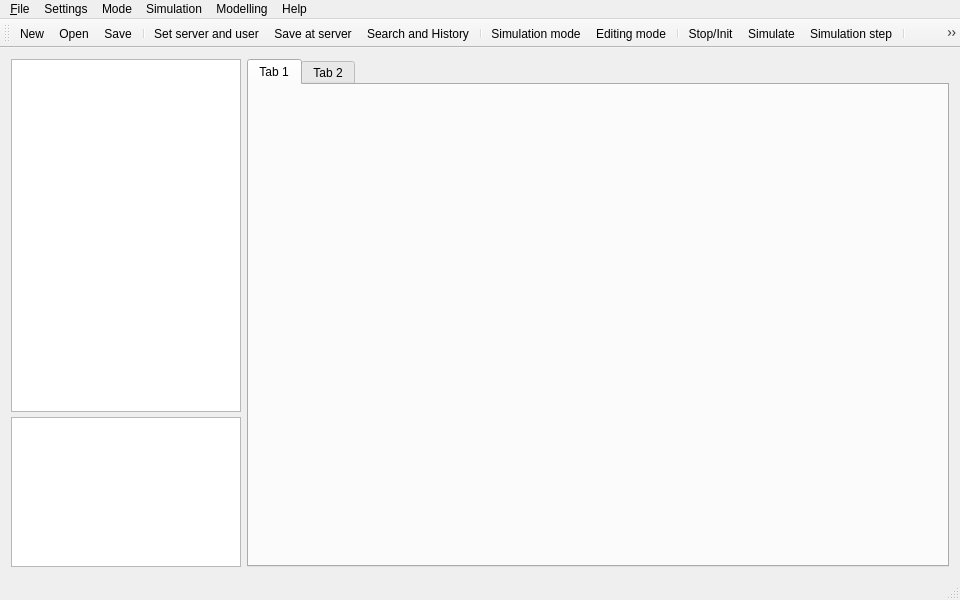
<?xml version="1.0" encoding="UTF-8"?>
<ui version="4.0">
 <class>MainWindow</class>
 <widget class="QMainWindow" name="MainWindow">
  <property name="geometry">
   <rect>
    <x>0</x>
    <y>0</y>
    <width>960</width>
    <height>600</height>
   </rect>
  </property>
  <property name="windowTitle">
   <string>MainWindow</string>
  </property>
  <widget class="QWidget" name="centralWidget">
   <layout class="QHBoxLayout" name="horizontalLayout_2">
    <item>
     <layout class="QHBoxLayout" name="horizontalLayout">
      <item>
       <layout class="QVBoxLayout" name="verticalLayout">
        <property name="spacing">
         <number>5</number>
        </property>
        <property name="sizeConstraint">
         <enum>QLayout::SetDefaultConstraint</enum>
        </property>
        <item>
         <widget class="QTreeView" name="treeView">
          <property name="sizePolicy">
           <sizepolicy hsizetype="Fixed" vsizetype="Expanding">
            <horstretch>0</horstretch>
            <verstretch>0</verstretch>
           </sizepolicy>
          </property>
          <property name="maximumSize">
           <size>
            <width>230</width>
            <height>16777215</height>
           </size>
          </property>
         </widget>
        </item>
        <item>
         <widget class="QTextEdit" name="textEdit">
          <property name="sizePolicy">
           <sizepolicy hsizetype="Fixed" vsizetype="Fixed">
            <horstretch>0</horstretch>
            <verstretch>0</verstretch>
           </sizepolicy>
          </property>
          <property name="maximumSize">
           <size>
            <width>230</width>
            <height>150</height>
           </size>
          </property>
          <property name="frameShape">
           <enum>QFrame::StyledPanel</enum>
          </property>
          <property name="frameShadow">
           <enum>QFrame::Raised</enum>
          </property>
          <property name="lineWidth">
           <number>0</number>
          </property>
          <property name="midLineWidth">
           <number>1</number>
          </property>
          <property name="verticalScrollBarPolicy">
           <enum>Qt::ScrollBarAlwaysOff</enum>
          </property>
          <property name="horizontalScrollBarPolicy">
           <enum>Qt::ScrollBarAlwaysOff</enum>
          </property>
         </widget>
        </item>
       </layout>
      </item>
      <item>
       <widget class="QTabWidget" name="tabWidget">
        <property name="currentIndex">
         <number>0</number>
        </property>
        <widget class="QWidget" name="tab">
         <attribute name="title">
          <string>Tab 1</string>
         </attribute>
        </widget>
        <widget class="QWidget" name="tab_2">
         <attribute name="title">
          <string>Tab 2</string>
         </attribute>
        </widget>
       </widget>
      </item>
     </layout>
    </item>
   </layout>
  </widget>
  <widget class="QMenuBar" name="menuBar">
   <property name="geometry">
    <rect>
     <x>0</x>
     <y>0</y>
     <width>960</width>
     <height>21</height>
    </rect>
   </property>
   <widget class="QMenu" name="menu_File">
    <property name="title">
     <string>&amp;File</string>
    </property>
    <addaction name="actionNew_net"/>
    <addaction name="actionOpen"/>
    <addaction name="actionSave"/>
    <addaction name="actionSave_at_server"/>
    <addaction name="separator"/>
    <addaction name="actionExport_to_pdf"/>
    <addaction name="separator"/>
    <addaction name="action_Quit"/>
   </widget>
   <widget class="QMenu" name="menuEdit">
    <property name="title">
     <string>Simulation</string>
    </property>
    <addaction name="actionStop"/>
    <addaction name="actionSimulate"/>
    <addaction name="actionShow_result"/>
   </widget>
   <widget class="QMenu" name="menuSettings">
    <property name="title">
     <string>Settings</string>
    </property>
    <addaction name="actionSet_server"/>
    <addaction name="actionSearch_nets"/>
    <addaction name="actionVisual_options"/>
    <addaction name="actionNew_user"/>
   </widget>
   <widget class="QMenu" name="menuHelp">
    <property name="title">
     <string>Help</string>
    </property>
    <addaction name="actionAbout"/>
    <addaction name="actionHelp"/>
   </widget>
   <widget class="QMenu" name="menuModeling">
    <property name="title">
     <string>Modelling</string>
    </property>
    <addaction name="properties_mode"/>
    <addaction name="actionTransition"/>
    <addaction name="actionPlace"/>
    <addaction name="actionRemove"/>
    <addaction name="actionAdd_arc"/>
   </widget>
   <widget class="QMenu" name="menuMode">
    <property name="title">
     <string>Mode</string>
    </property>
    <addaction name="actionSimulation"/>
    <addaction name="actionEditing"/>
   </widget>
   <addaction name="menu_File"/>
   <addaction name="menuSettings"/>
   <addaction name="menuMode"/>
   <addaction name="menuEdit"/>
   <addaction name="menuModeling"/>
   <addaction name="menuHelp"/>
  </widget>
  <widget class="QStatusBar" name="statusBar"/>
  <widget class="QToolBar" name="mainToolBar">
   <attribute name="toolBarArea">
    <enum>TopToolBarArea</enum>
   </attribute>
   <attribute name="toolBarBreak">
    <bool>false</bool>
   </attribute>
   <addaction name="actionNew_net"/>
   <addaction name="actionOpen"/>
   <addaction name="actionSave"/>
   <addaction name="separator"/>
   <addaction name="actionSet_server"/>
   <addaction name="actionSave_at_server"/>
   <addaction name="actionSearch_nets"/>
   <addaction name="separator"/>
   <addaction name="actionSimulation"/>
   <addaction name="actionEditing"/>
   <addaction name="separator"/>
   <addaction name="actionStop"/>
   <addaction name="actionSimulate"/>
   <addaction name="actionShow_result"/>
   <addaction name="separator"/>
   <addaction name="properties_mode"/>
   <addaction name="actionRemove"/>
   <addaction name="actionAdd_arc"/>
   <addaction name="actionTransition"/>
   <addaction name="actionPlace"/>
  </widget>
  <action name="actionNew_net">
   <property name="icon">
    <iconset resource="myres.qrc">
     <normaloff>:/imgs/icons/images/icons/new doc.png</normaloff>:/imgs/icons/images/icons/new doc.png</iconset>
   </property>
   <property name="text">
    <string>New</string>
   </property>
  </action>
  <action name="actionOpen">
   <property name="icon">
    <iconset resource="myres.qrc">
     <normaloff>:/imgs/icons/images/icons/open alt.png</normaloff>:/imgs/icons/images/icons/open alt.png</iconset>
   </property>
   <property name="text">
    <string>Open</string>
   </property>
  </action>
  <action name="action_Quit">
   <property name="icon">
    <iconset resource="myres.qrc">
     <normaloff>:/imgs/icons/images/icons/exit.png</normaloff>:/imgs/icons/images/icons/exit.png</iconset>
   </property>
   <property name="text">
    <string>&amp;Exit</string>
   </property>
  </action>
  <action name="actionSave">
   <property name="icon">
    <iconset resource="myres.qrc">
     <normaloff>:/imgs/icons/images/icons/archive.png</normaloff>:/imgs/icons/images/icons/archive.png</iconset>
   </property>
   <property name="text">
    <string>Save</string>
   </property>
  </action>
  <action name="actionSimulate">
   <property name="icon">
    <iconset resource="myres.qrc">
     <normaloff>:/imgs/icons/images/icons/play.png</normaloff>:/imgs/icons/images/icons/play.png</iconset>
   </property>
   <property name="text">
    <string>Simulate</string>
   </property>
  </action>
  <action name="actionStop">
   <property name="icon">
    <iconset resource="myres.qrc">
     <normaloff>:/imgs/icons/images/icons/stop_alt.png</normaloff>:/imgs/icons/images/icons/stop_alt.png</iconset>
   </property>
   <property name="text">
    <string>Stop/Init</string>
   </property>
  </action>
  <action name="actionAbout">
   <property name="icon">
    <iconset resource="myres.qrc">
     <normaloff>:/imgs/icons/images/icons/info.png</normaloff>:/imgs/icons/images/icons/info.png</iconset>
   </property>
   <property name="text">
    <string>About</string>
   </property>
  </action>
  <action name="actionHelp">
   <property name="icon">
    <iconset resource="myres.qrc">
     <normaloff>:/imgs/icons/images/icons/help.png</normaloff>:/imgs/icons/images/icons/help.png</iconset>
   </property>
   <property name="text">
    <string>Help</string>
   </property>
  </action>
  <action name="actionSet_server">
   <property name="icon">
    <iconset resource="myres.qrc">
     <normaloff>:/imgs/icons/images/icons/Graphite Globe.png</normaloff>:/imgs/icons/images/icons/Graphite Globe.png</iconset>
   </property>
   <property name="text">
    <string>Set server and user</string>
   </property>
  </action>
  <action name="actionShow_result">
   <property name="icon">
    <iconset resource="myres.qrc">
     <normaloff>:/imgs/icons/images/icons/forward button.png</normaloff>:/imgs/icons/images/icons/forward button.png</iconset>
   </property>
   <property name="text">
    <string>Simulation step</string>
   </property>
  </action>
  <action name="actionSearch_nets">
   <property name="icon">
    <iconset resource="myres.qrc">
     <normaloff>:/imgs/icons/images/icons/search.png</normaloff>:/imgs/icons/images/icons/search.png</iconset>
   </property>
   <property name="text">
    <string>Search and History</string>
   </property>
  </action>
  <action name="actionSave_at_server">
   <property name="icon">
    <iconset resource="myres.qrc">
     <normaloff>:/imgs/icons/images/icons/install.png</normaloff>:/imgs/icons/images/icons/install.png</iconset>
   </property>
   <property name="text">
    <string>Save at server</string>
   </property>
  </action>
  <action name="actionVisual_options">
   <property name="icon">
    <iconset resource="myres.qrc">
     <normaloff>:/imgs/icons/images/icons/Desktop 2.png</normaloff>:/imgs/icons/images/icons/Desktop 2.png</iconset>
   </property>
   <property name="text">
    <string>Visual options</string>
   </property>
  </action>
  <action name="actionNew_user">
   <property name="icon">
    <iconset resource="myres.qrc">
     <normaloff>:/imgs/icons/images/icons/users.png</normaloff>:/imgs/icons/images/icons/users.png</iconset>
   </property>
   <property name="text">
    <string>New user</string>
   </property>
  </action>
  <action name="properties_mode">
   <property name="icon">
    <iconset resource="myres.qrc">
     <normaloff>:/imgs/icons/images/icons/edit.png</normaloff>:/imgs/icons/images/icons/edit.png</iconset>
   </property>
   <property name="text">
    <string>Show properties</string>
   </property>
  </action>
  <action name="actionTransition">
   <property name="icon">
    <iconset resource="myres.qrc">
     <normaloff>:/imgs/icons/images/icons/transition.png</normaloff>:/imgs/icons/images/icons/transition.png</iconset>
   </property>
   <property name="text">
    <string>Add transition</string>
   </property>
  </action>
  <action name="actionPlace">
   <property name="icon">
    <iconset resource="myres.qrc">
     <normaloff>:/imgs/icons/images/icons/place.png</normaloff>:/imgs/icons/images/icons/place.png</iconset>
   </property>
   <property name="text">
    <string>Add place</string>
   </property>
  </action>
  <action name="actionRemove">
   <property name="icon">
    <iconset resource="myres.qrc">
     <normaloff>:/imgs/icons/images/icons/delete.png</normaloff>:/imgs/icons/images/icons/delete.png</iconset>
   </property>
   <property name="text">
    <string>Remove item</string>
   </property>
  </action>
  <action name="actionAdd_arc">
   <property name="icon">
    <iconset resource="myres.qrc">
     <normaloff>:/imgs/icons/images/icons/link_add.png</normaloff>:/imgs/icons/images/icons/link_add.png</iconset>
   </property>
   <property name="text">
    <string>Add arc</string>
   </property>
  </action>
  <action name="actionSimulation">
   <property name="icon">
    <iconset resource="myres.qrc">
     <normaloff>:/imgs/icons/images/icons/Universal.png</normaloff>:/imgs/icons/images/icons/Universal.png</iconset>
   </property>
   <property name="text">
    <string>Simulation mode</string>
   </property>
  </action>
  <action name="actionEditing">
   <property name="icon">
    <iconset resource="myres.qrc">
     <normaloff>:/imgs/icons/images/icons/applications.png</normaloff>:/imgs/icons/images/icons/applications.png</iconset>
   </property>
   <property name="text">
    <string>Editing mode</string>
   </property>
  </action>
  <action name="actionExport_to_pdf">
   <property name="icon">
    <iconset resource="myres.qrc">
     <normaloff>:/imgs/icons/images/icons/pdf.jpg</normaloff>:/imgs/icons/images/icons/pdf.jpg</iconset>
   </property>
   <property name="text">
    <string>Export to pdf</string>
   </property>
  </action>
 </widget>
 <layoutdefault spacing="6" margin="11"/>
 <resources>
  <include location="myres.qrc"/>
 </resources>
 <connections/>
</ui>
